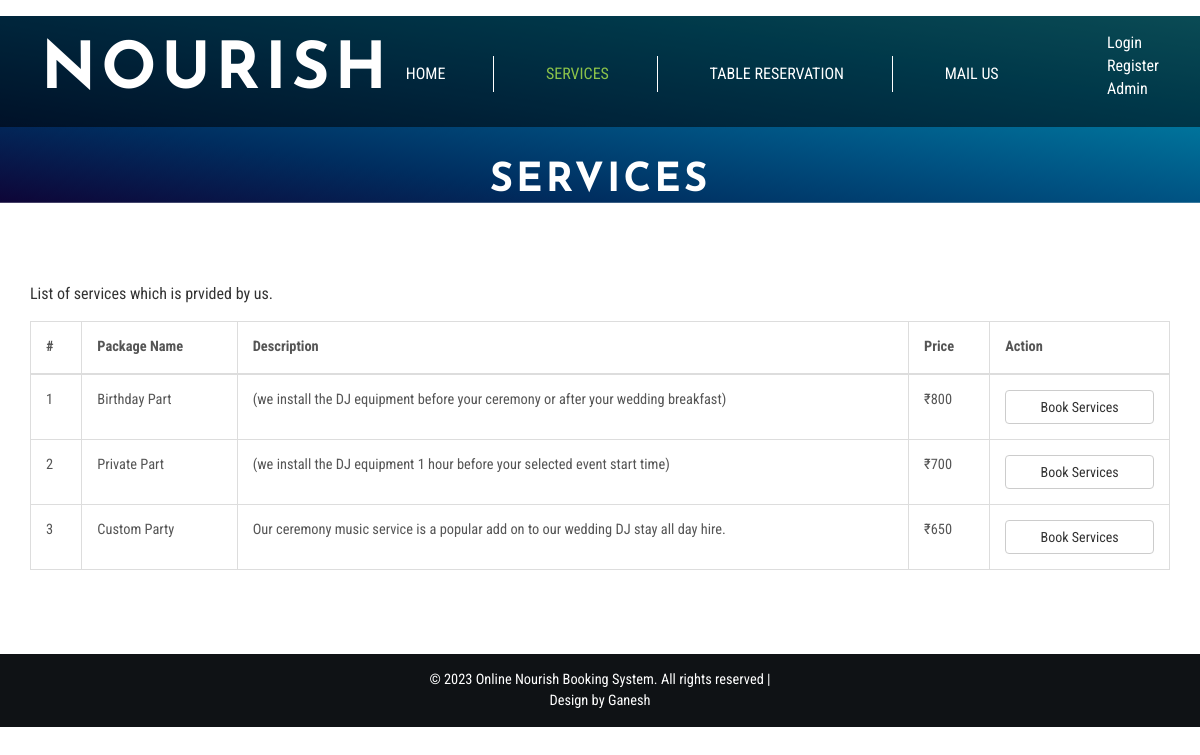
Page /services.php on the earlier database version.
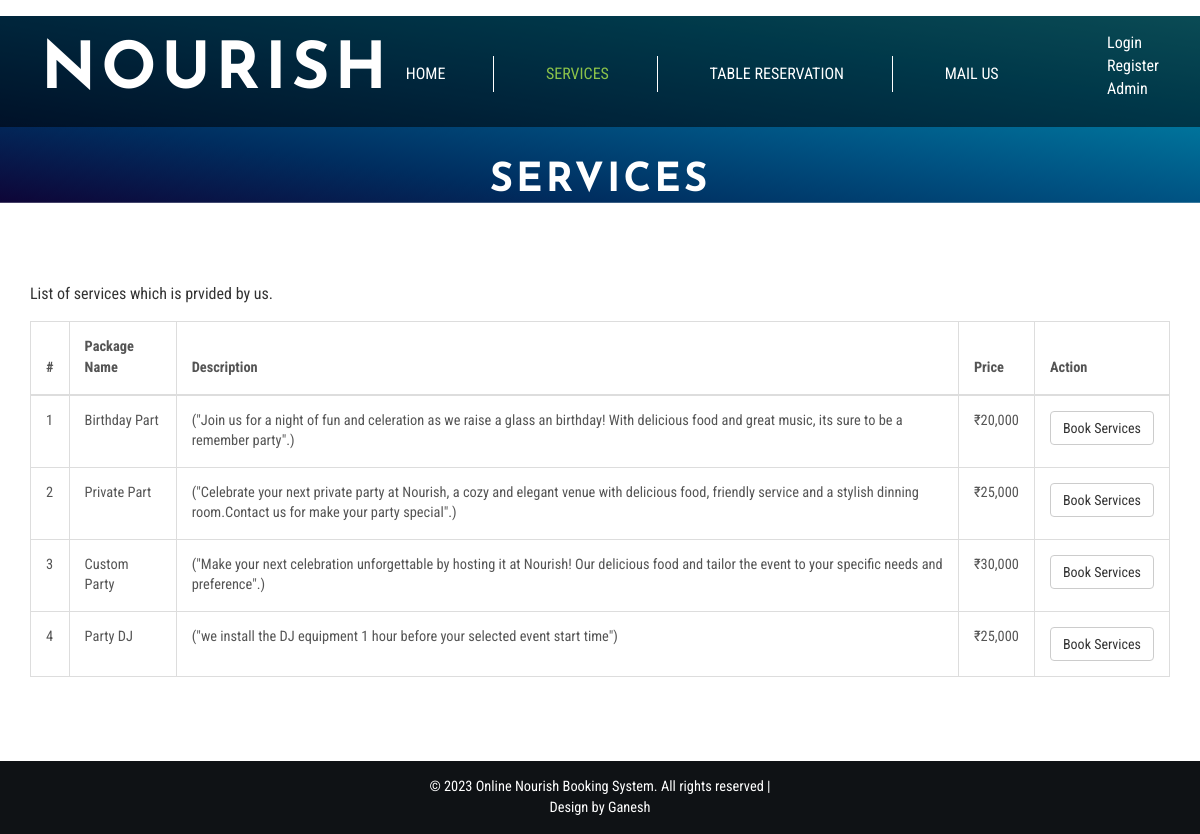
Same page on the later database version.
### tables this page shows
CREATE TABLE `tblservice` (
  `ID` int(10) NOT NULL,
  `ServiceName` varchar(200) DEFAULT NULL,
  `SerDes` varchar(250) NOT NULL,
  `ServicePrice` varchar(200) DEFAULT NULL,
  `CreationDate` timestamp NULL DEFAULT current_timestamp()
);

### services.php (the view, shortened to what this page needs)
<!DOCTYPE html>
<html lang="en">
<head>
<link href="css/bootstrap.css" rel="stylesheet" type="text/css" media="all" />
<link rel="stylesheet" href="css/style.css" type="text/css" media="all" />
<link href="css/font-awesome.css" rel="stylesheet">
</head>
<body>
	<div class="banner jarallax">
		<div class="agileinfo-dot">
		<?php include_once('includes/header.php');?>
			<div class="wthree-heading">
				<h2>Services</h2>
			</div>
		</div>
	</div>
	<div class="about-top">
		<div class="container">
			<div class="wthree-services-bottom-grids">
				<p class="wow fadeInUp animated" data-wow-delay=".5s">List of services which is prvided by us.</p>
					<div class="bs-docs-example wow fadeInUp animated" data-wow-delay=".5s">
						<table class="table table-bordered">
							<thead>
								<tr>
									<th>#</th>
									<th>Package Name</th>
									<th>Description</th>
									<th>Price</th>
									<th>Action</th>
								</tr>
							</thead>
							<tbody>
								<?php
$sql="SELECT * from tblservice";
$query = $dbh -> prepare($sql);
$query->execute();
$results=$query->fetchAll(PDO::FETCH_OBJ);
$cnt=1;
if($query->rowCount() > 0)
{
foreach($results as $row)
{               ?>
								<tr>
									<td><?php echo htmlentities($cnt);?></td>
									<td><?php  echo htmlentities($row->ServiceName);?></td>
									<td><?php  echo htmlentities($row->SerDes);?></td>
									<td>₹<?php  echo htmlentities($row->ServicePrice);?></td>
									<?php if($_SESSION['obbsuid']==""){?>
									<td><a href="login.php" class="btn btn-default">Book Services</a></td>
									<?php } else {?>
									<td><a href="book-services.php?bookid=<?php echo $row->ID;?>" class="btn btn-default">Book Services</a></td><?php }?>
								</tr> <?php $cnt=$cnt+1;}} ?>
							</tbody>
						</table>
					</div>
			</div>
		</div>
	</div>
	<?php include_once('includes/footer.php');?>
</body>
</html>

Differences in the rows shown:
changed tblservice "Birthday Part": SerDes "(we install the DJ equipment before your ceremony or after your wedding breakfast)" → "(\"Join us for a night of fun and celeration as we raise a glass an birthday! With delicious food and great music, its sure to be a remember party\".)"; ServicePrice "800" → "20,000"
changed tblservice "Private Part": SerDes "(we install the DJ equipment 1 hour before your selected event start time)" → "(\"Celebrate your next private party at Nourish, a cozy and elegant venue with delicious food, friendly service and a stylish dinning room.Contact us for make your party special\".)"; ServicePrice "700" → "25,000"
changed tblservice "Custom Party": SerDes "Our ceremony music service is a popular add on to our wedding DJ stay all day hire." → "(\"Make your next celebration unforgettable by hosting it at Nourish! Our delicious food and tailor the event to your specific needs and preference\".)"; ServicePrice "650" → "30,000"
added tblservice: ServiceName "Party DJ", SerDes "(\"we install the DJ equipment 1 hour before your selected event start time\")", ServicePrice "25,000"
